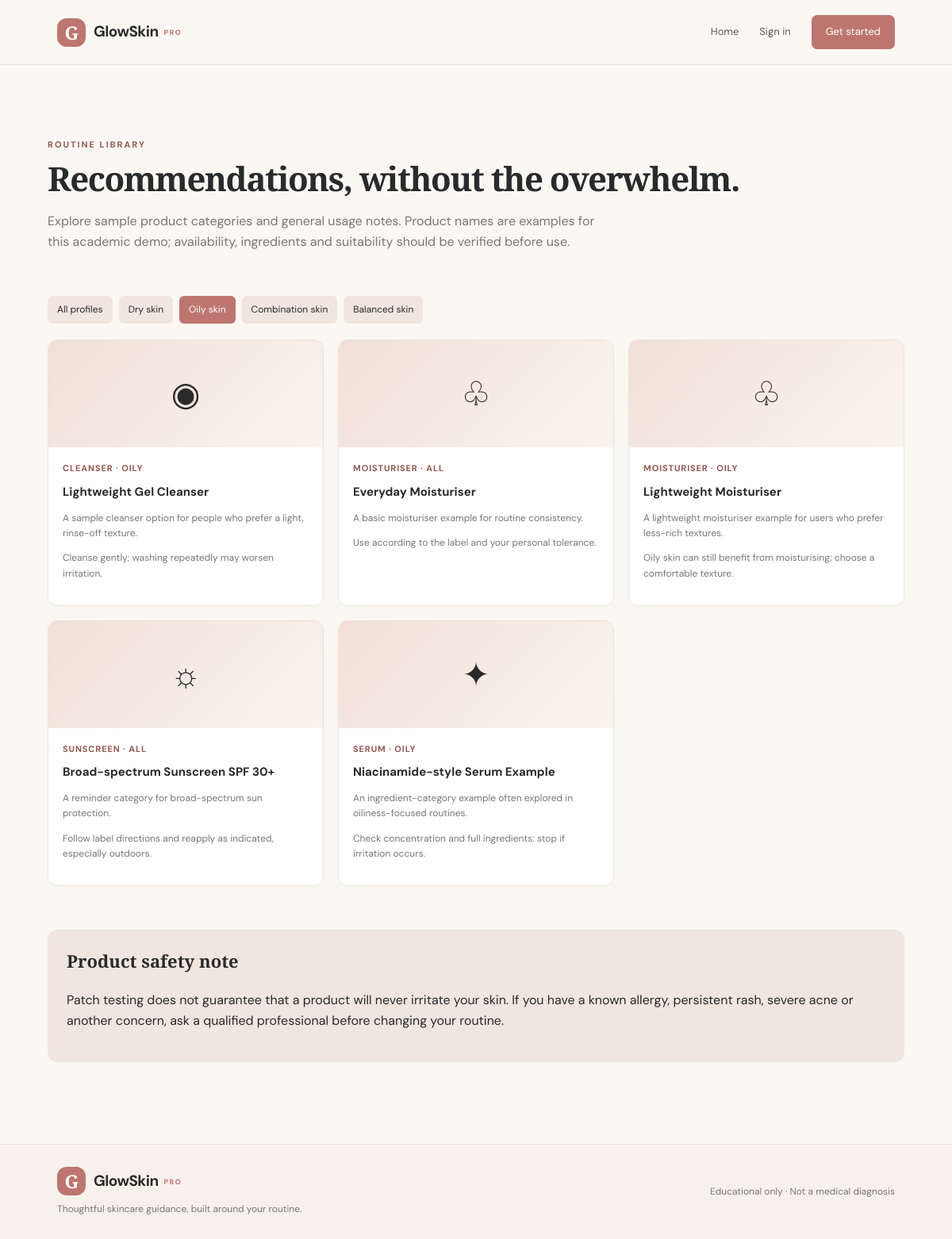
/recommendations.php?skin=Oily, run on the app's committed database.
### tables this page shows
CREATE TABLE IF NOT EXISTS products (
 id INT UNSIGNED AUTO_INCREMENT PRIMARY KEY,
 name VARCHAR(150) NOT NULL,
 category ENUM('Cleanser','Moisturiser','Sunscreen','Serum','Treatment') NOT NULL,
 skin_type ENUM('All','Dry','Oily','Combination','Balanced') NOT NULL DEFAULT 'All',
 description TEXT NOT NULL,
 usage_note TEXT NOT NULL,
 active TINYINT(1) NOT NULL DEFAULT 1,
 created_at TIMESTAMP NOT NULL DEFAULT CURRENT_TIMESTAMP
);

### config.php (called while the page is built, shortened)
<?php
function db(): PDO {
    static $pdo = null;
    if ($pdo === null) {
        $pdo = new PDO(
            'mysql:host=' . DB_HOST . ';dbname=' . DB_NAME . ';charset=utf8mb4',
            DB_USER, DB_PASS,
            [PDO::ATTR_ERRMODE => PDO::ERRMODE_EXCEPTION,
             PDO::ATTR_DEFAULT_FETCH_MODE => PDO::FETCH_ASSOC,
             PDO::ATTR_EMULATE_PREPARES => false]
        );
    }
    return $pdo;
}
function e(?string $value): string { return htmlspecialchars((string)$value, ENT_QUOTES, 'UTF-8'); }

### recommendations.php (the view)
<?php
require 'config.php';
$skin=$_GET['skin']??'All';$allowed=['All','Dry','Oily','Combination','Balanced'];if(!in_array($skin,$allowed,true))$skin='All';
$sql="SELECT * FROM products WHERE active=1";$params=[];if($skin!=='All'){$sql.=" AND (skin_type='All' OR skin_type=?)";$params[]=$skin;}$sql.=" ORDER BY category, name";
$s=db()->prepare($sql);$s->execute($params);$products=$s->fetchAll();
$page_title='Routine recommendations';require 'includes/header.php';?>
<div class="container"><div class="page-heading"><div class="eyebrow">Routine library</div><h1>Recommendations, without the overwhelm.</h1><p>Explore sample product categories and general usage notes. Product names are examples for this academic demo; availability, ingredients and suitability should be verified before use.</p></div>
<div class="admin-links"><?php foreach($allowed as $type):?><a href="recommendations.php?skin=<?=urlencode($type)?>" style="<?=($skin===$type?'background:#bd766f;color:#fff':'')?>"><?=e($type==='All'?'All profiles':$type.' skin')?></a><?php endforeach;?></div>
<?php if($products):?><div class="product-grid"><?php foreach($products as $p):?><article class="product-card"><div class="product-art"><?= $p['category']==='Cleanser'?'◉':($p['category']==='Moisturiser'?'♧':($p['category']==='Sunscreen'?'☼':'✦')) ?></div><div class="product-body"><div class="product-meta"><?=e($p['category'])?> · <?=e($p['skin_type'])?></div><h3><?=e($p['name'])?></h3><p><?=e($p['description'])?></p><p class="helper"><?=e($p['usage_note'])?></p></div></article><?php endforeach;?></div><?php else:?><div class="empty-state">No recommendations have been added for this profile yet.</div><?php endif;?>
<div class="section"><div class="side-note"><h3>Product safety note</h3><p>Patch testing does not guarantee that a product will never irritate your skin. If you have a known allergy, persistent rash, severe acne or another concern, ask a qualified professional before changing your routine.</p></div></div></div>
<?php require 'includes/footer.php';?>

### assets/css/style.css (style rules this page uses)
:root { --ink:#292a2b;--muted:#777775;--cream:#fbf8f4;--paper:#fff;--rose:#bd766f;--rose-dark:#955852;--blush:#f2e5e0;--line:#eae3dc;--green:#597969;--shadow:0 18px 50px rgba(52,40,32,.07) }
* { box-sizing:border-box }
body { margin:0;background:var(--cream);color:var(--ink);font-family:'DM Sans',sans-serif;line-height:1.6 }
a { color:inherit;text-decoration:none }
.container { width:min(1120px,90%);margin:0 auto;padding:48px 0 }
.eyebrow { text-transform:uppercase;letter-spacing:.18em;font-size:11px;color:var(--rose-dark);font-weight:700 }
.hero h1,.page-heading h1 { font:600 clamp(36px,5vw,62px)/1.08 'Playfair Display',serif;letter-spacing:-.035em;margin:17px 0 }
.section { padding:55px 0 }
.section-title h2,.page-heading h1 { font-family:'Playfair Display',serif;font-size:38px;line-height:1.2 }
.feature-grid,.product-grid,.stats-grid { display:grid;grid-template-columns:repeat(3,1fr);gap:18px }
.feature-card,.card,.product-card,.form-card { background:var(--paper);border:1px solid var(--line);border-radius:12px;padding:24px;box-shadow:0 5px 22px #3d2b1d05 }
.page-heading { padding:44px 0 20px }
.page-heading h1 { font-size:42px;margin:8px 0 }
.page-heading p { color:var(--muted);max-width:720px }
.helper { font-size:12px;color:var(--muted) }
.side-note { background:#f1e6df;border-radius:12px;padding:24px }
.side-note h3 { font:600 22px 'Playfair Display',serif;margin-top:0 }
.product-grid { grid-template-columns:repeat(3,1fr) }
.product-card { padding:0;overflow:hidden }
.product-art { height:135px;background:linear-gradient(135deg,#f1e0d8,#faf4ed);display:grid;place-items:center;font-size:42px }
.product-body { padding:18px }
.product-body h3 { font-size:15px;margin:8px 0 }
.product-body p { font-size:12px;color:var(--muted) }
.product-meta { font-size:11px;color:var(--rose-dark);font-weight:700;text-transform:uppercase;letter-spacing:.08em }
.admin-links { display:flex;gap:8px;flex-wrap:wrap;margin:20px 0 }
.admin-links a { padding:8px 12px;background:#f1e6df;border-radius:6px;font-size:12px }

### data on the page
products: category "CLEANSER", skin_type "OILY", name "Lightweight Gel Cleanser", description "A sample cleanser option for people who prefer a light, rinse-off texture.", usage_note "Cleanse gently; washing repeatedly may worsen irritation."
products: category "MOISTURISER", skin_type "ALL", name "Everyday Moisturiser", description "A basic moisturiser example for routine consistency.", usage_note "Use according to the label and your personal tolerance."
products: category "MOISTURISER", skin_type "OILY", name "Lightweight Moisturiser", description "A lightweight moisturiser example for users who prefer less-rich textures.", usage_note "Oily skin can still benefit from moisturising; choose a comfortable texture."
products: category "SUNSCREEN", skin_type "ALL", name "Broad-spectrum Sunscreen SPF 30+", description "A reminder category for broad-spectrum sun protection.", usage_note "Follow label directions and reapply as indicated, especially outdoors."
products: category "SERUM", skin_type "OILY", name "Niacinamide-style Serum Example", description "An ingredient-category example often explored in oiliness-focused routines.", usage_note "Check concentration and full ingredients; stop if irritation occurs."

### other printed values
$type==='All'?'All profiles':$type.' skin' "All profiles"
$type==='All'?'All profiles':$type.' skin' "Dry skin"
$type==='All'?'All profiles':$type.' skin' "Oily skin"
$type==='All'?'All profiles':$type.' skin' "Combination skin"
$type==='All'?'All profiles':$type.' skin' "Balanced skin"
